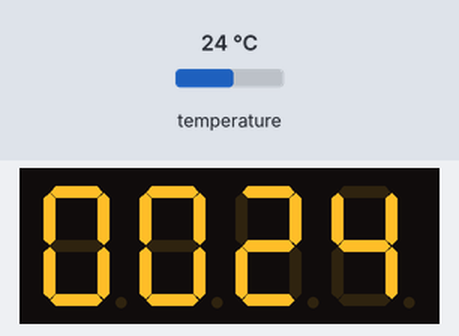
Bench run of a sketch on a simulated Arduino Uno, built with avr-gcc and run on an emulated ATmega328P. On the bench: 4-digit seven-segment display. The inputs (shaded band) are chosen by the test bench; at power-on: temperature 24 °C. The local clock reads 2024-03-15 10:24:30 at power-on unless the sketch sets it.

Above: at 0.1 s.
At 33.2 s:
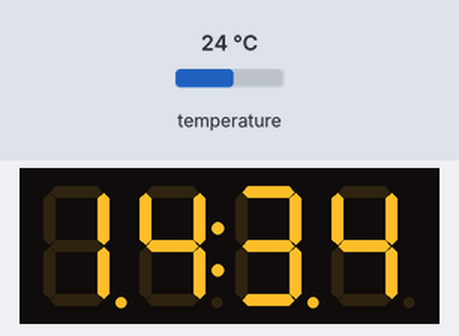
At 123.4 s:
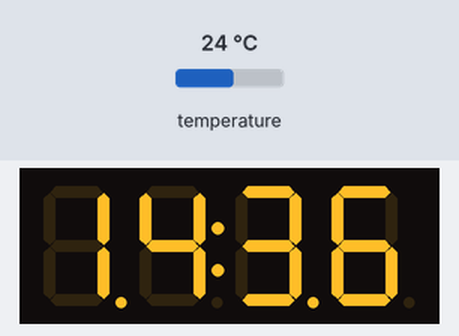

Measured:
- what the display in image 1 shows lasts 27.0 s, from 33.2 s to 60.2 s

The sketch:

Potentiometer_LED.ino
```cpp
/*
    This code displays the time and the temperature using
    an RTC sensor (without battery) and a TM1637 display

    Made by Lucas Mina: https://github.com/Lucasfmina
*/

#include <RtcDS3231.h>
#include <Wire.h>
#include <TM1637Display.h>

RtcDS3231<TwoWire> Rtc(Wire);
RtcDateTime   date_time;

#define CLK 3
#define DIO 4

TM1637Display tm(CLK, DIO);

void setup(){
  tm.setBrightness(3);
  tm.clear();
  Rtc.Begin();
  Rtc.SetDateTime(RtcDateTime(2022,12,14,14,34,00));  //setting the date and time

  if (!Rtc.GetIsRunning()){
        Serial.println("RTC was not actively running, starting now");
        Rtc.SetIsRunning(true);
  }
}

void loop(){

  RtcTemperature temp = Rtc.GetTemperature();
  date_time = Rtc.GetDateTime();
  tm.showNumberDec(temp.AsFloatDegC(),true,4,0);
  delay(3000);
  tm.clear();
  tm.showNumberDecEx(date_time.Hour()*100 + date_time.Minute(),0b11100000,false,4,0);
  delay(27000);
}
```
